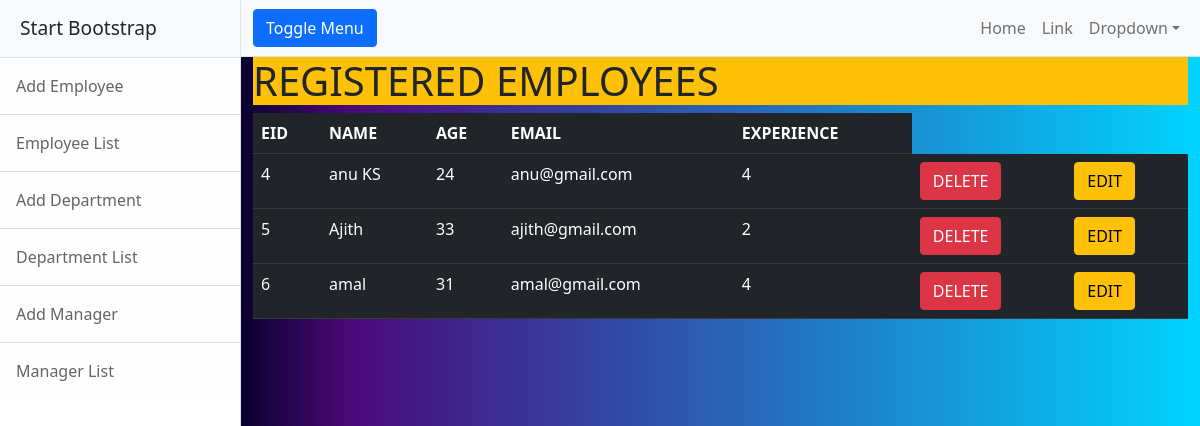
The app's page /accnt/view/ with its own data.
### account/models.py (models this page shows, shortened)
class Regmodel(models.Model):
    empid=models.IntegerField(primary_key=True)
    name=models.CharField(max_length=120)
    age=models.IntegerField()
    email=models.EmailField()
    eperience=models.IntegerField()

### account/views.py (the view)
# urls.py: path('view/',Viewemp.as_view(),name="vemp"),
class Viewemp(View):
    def get(self,request):
        emp=Regmodel.objects.all()
        return render(request,"viewemp.html",{'data':emp})

### account/templates/viewemp.html (shortened to what this page needs)
{% extends 'index.html'%}
{% block index%}
<h1 class="bg-warning">REGISTERED EMPLOYEES</h1>
    <table class="table table-dark">
        <tr>
            <th>EID</th>
            <th>NAME</th>
            <th>AGE</th>
            <th>EMAIL</th>
            <th>EXPERIENCE</th>
        </tr>
        {%for i in data%}
        <tr>
            <td>{{i.empid}}</td>
            <td>{{i.name}}</td>
            <td>{{i.age}}</td>
            <td>{{i.email}}</td>
            <td>{{i.eperience}}</td>
            <td><a href="{% url 'delemp' i.empid%}" class="btn btn-danger">DELETE</a></td>
            <td><a href="{% url 'editemp' i.empid%}" class="btn btn-warning">EDIT</a></td>
        </tr>
        {%endfor%}
    </table>
    {%endblock index%}

### account/static/css/style1.css (style rules this page uses)
body { background: rgb(2,0,36); background: linear-gradient(90deg, rgba(2,0,36,1) 19%, rgba(74,9,121,1) 29%, rgba(51,72,163,1) 51%, rgba(0,212,255,1) 100%); }

### records on screen
Regmodel: empid "4", name "anu KS", age "24", email "anu@gmail.com", eperience "4"
Regmodel: empid "5", name "Ajith", age "33", email "ajith@gmail.com", eperience "2"
Regmodel: empid "6", name "amal", age "31", email "amal@gmail.com", eperience "4"
